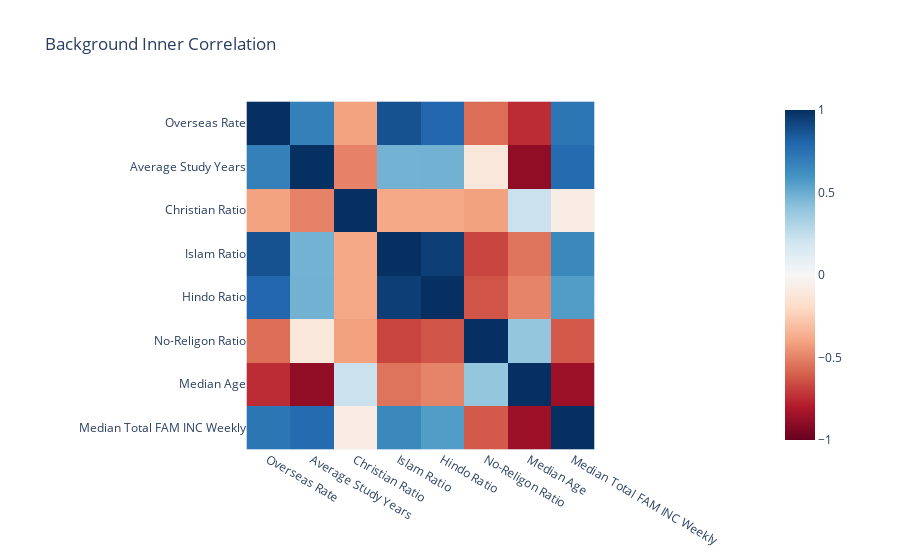

Write notebook code for a chart like this one.
### Code cell
fig = px.imshow(corrdf,color_continuous_scale="rdbu", range_color=[-1,1], title="Background Inner Correlation")
fig.show()

### Figure 1 — Plotly figure (JSON) as saved in the notebook; plotly's stock layout.template omitted (floating-point values rounded to 4 significant figures)
{"data": [{"coloraxis": "coloraxis", "hovertemplate": "x: %{x}<br>y: %{y}<br>color: %{z}<extra></extra>", "name": "0", "type": "heatmap", "x": ["Overseas Rate", "Average Study Years", "Christian Ratio", "Islam Ratio", "Hindo Ratio", "No-Religon Ratio", "Median Age", "Median Total FAM INC Weekly"], "xaxis": "x", "y": ["Overseas Rate", "Average Study Years", "Christian Ratio", "Islam Ratio", "Hindo Ratio", "No-Religon Ratio", "Median Age", "Median Total FAM INC Weekly"], "yaxis": "y", "z": [[1, 0.6858, -0.407, 0.8737, 0.7935, -0.5607, -0.7458, 0.7268], [0.6858, 1, -0.501, 0.4771, 0.4793, -0.1152, -0.8919, 0.7778], [-0.407, -0.501, 1, -0.3863, -0.3843, -0.409, 0.2187, -0.07929], [0.8737, 0.4771, -0.3863, 1, 0.9453, -0.6744, -0.5425, 0.6481], [0.7935, 0.4793, -0.3843, 0.9453, 1, -0.6316, -0.4955, 0.5627], [-0.5607, -0.1152, -0.409, -0.6744, -0.6316, 1, 0.3951, -0.6191], [-0.7458, -0.8919, 0.2187, -0.5425, -0.4955, 0.3951, 1, -0.8547], [0.7268, 0.7778, -0.07929, 0.6481, 0.5627, -0.6191, -0.8547, 1]]}], "layout": {"coloraxis": {"cmax": 1, "cmin": -1, "colorscale": [[0, "rgb(103,0,31)"], [0.1, "rgb(178,24,43)"], [0.2, "rgb(214,96,77)"], [0.3, "rgb(244,165,130)"], [0.4, "rgb(253,219,199)"], [0.5, "rgb(247,247,247)"], [0.6, "rgb(209,229,240)"], [0.7, "rgb(146,197,222)"], [0.8, "rgb(67,147,195)"], [0.9, "rgb(33,102,172)"], [1, "rgb(5,48,97)"]]}, "title": {"text": "Background Inner Correlation"}, "xaxis": {"anchor": "y", "constrain": "domain", "domain": [0, 1], "scaleanchor": "y"}, "yaxis": {"anchor": "x", "autorange": "reversed", "constrain": "domain", "domain": [0, 1]}}}
